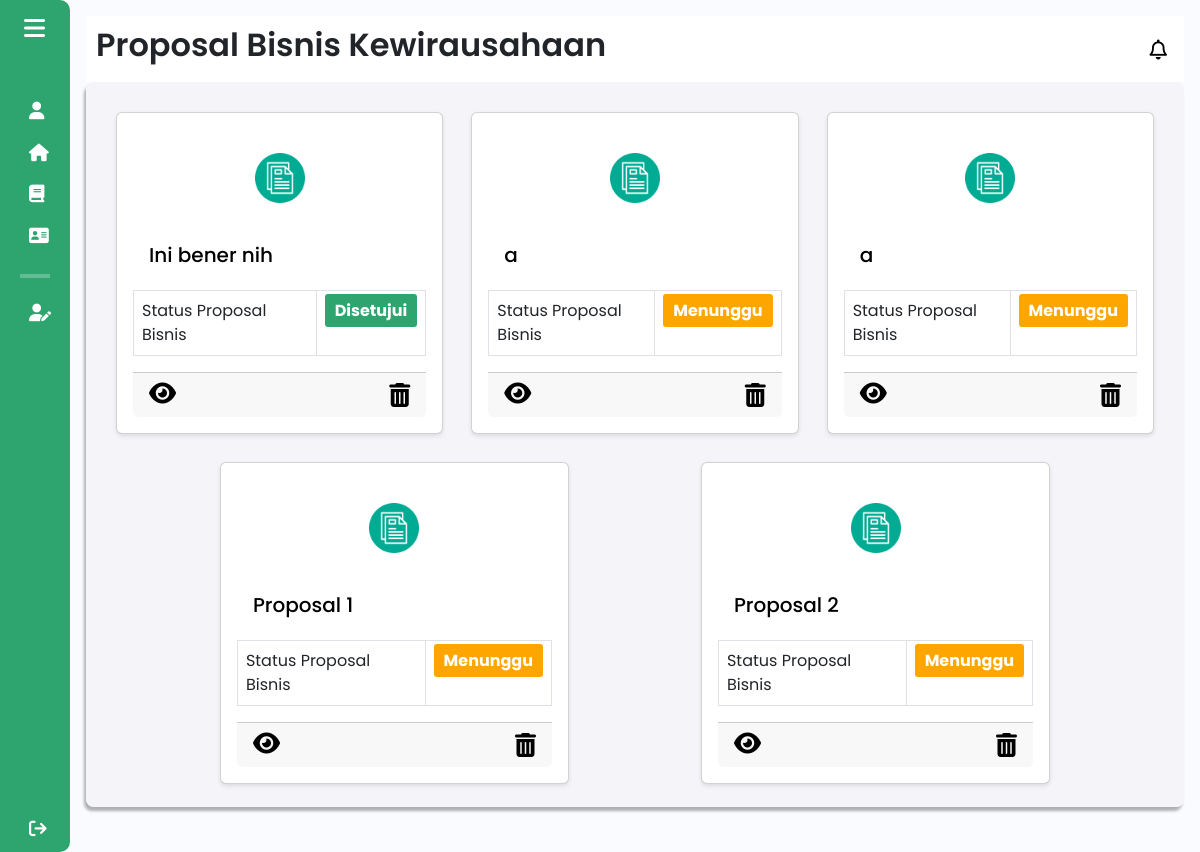
/components/pages/mentorbisnis/proposal_bisnis_mentor.php (signed in), run on an earlier commit of the app's database.
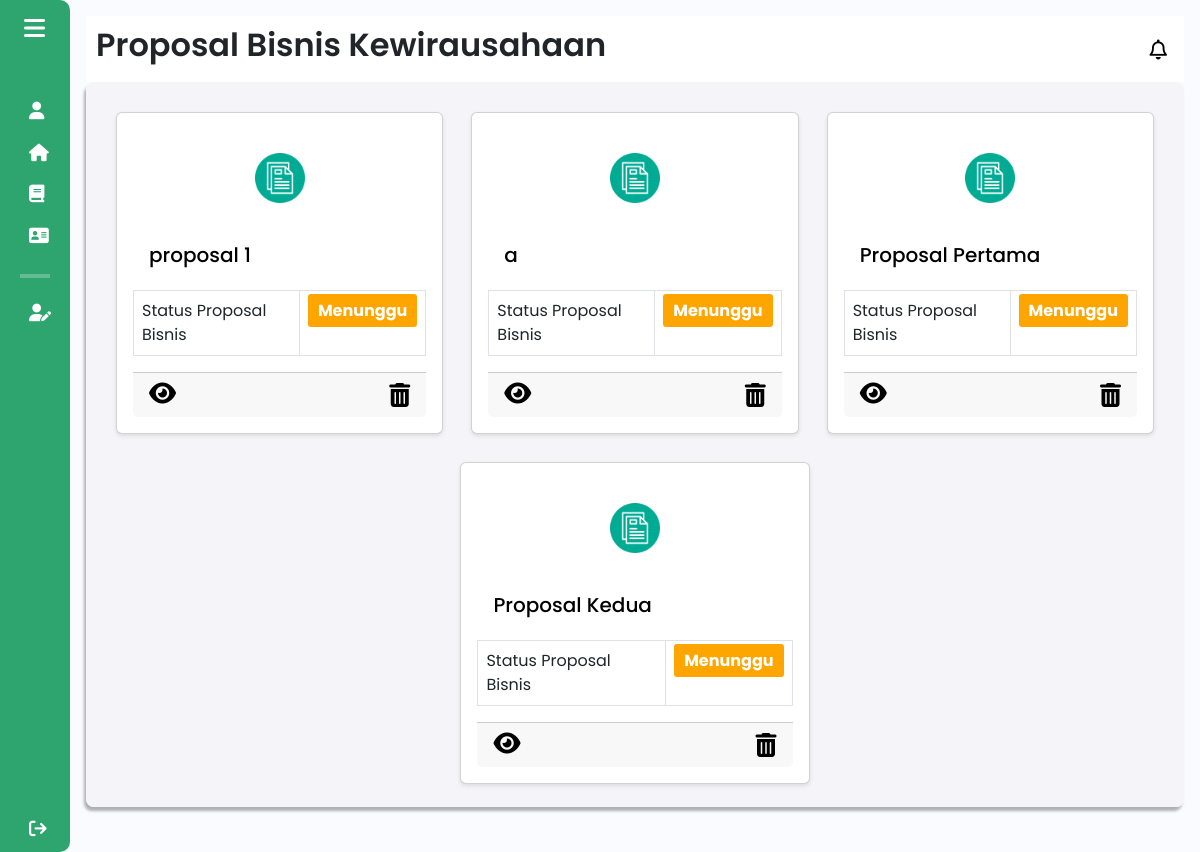
And on a later commit of the database.
### tables this page shows
CREATE TABLE `proposal_bisnis` (
  `id` int(11) NOT NULL,
  `judul_proposal` varchar(255) NOT NULL,
  `tahapan_bisnis` varchar(25) NOT NULL,
  `sdg` text NOT NULL,
  `kategori` varchar(255) DEFAULT NULL,
  `other_category` varchar(255) DEFAULT NULL,
  `proposal_pdf` varchar(255) NOT NULL,
  `kelompok_id` int(11) NOT NULL,
  `status` enum('menunggu','ditolak','disetujui') DEFAULT 'menunggu'
);

### components/pages/mentorbisnis/proposal_bisnis_mentor.php (the view, shortened to what this page needs)
<?php
include $_SERVER['DOCUMENT_ROOT'] . '/Aplikasi-Kewirausahaan/config/db_connection.php';
$query = "SELECT id, judul_proposal, status FROM proposal_bisnis";
$result = mysqli_query($conn, $query);
?>
<!DOCTYPE html>
<html lang="en">
<head>
    <link href="https://cdn.lineicons.com/4.0/lineicons.css" rel="stylesheet" />
    <link href="https://cdn.jsdelivr.net/npm/bootstrap@5.3.0-alpha3/dist/css/bootstrap.min.css" rel="stylesheet"
>
    <link rel="stylesheet" href="/Aplikasi-Kewirausahaan/assets/css/proposal_bisnis.css">
    <link rel="stylesheet" href="https://cdn.jsdelivr.net/gh/habibmhamadi/multi-select-tag@3.1.0/dist/css/multi-select-tag.css">
</head>
<body>
    <div class="wrapper">
        <?php
        $activePage = 'proposal_bisnis_mentor';
        include 'sidebar_mentor.php';
        ?>
        <div class="main p-3">
            <div class="main_header">
                <?php
                    $pageTitle = "Proposal Bisnis Kewirausahaan";
                    include 'header_mentor.php';
                ?>
            </div>
            <div class="main_wrapper">
                <div class="card-container">
                    <?php
                    if (mysqli_num_rows($result) > 0) {
                        while ($proposal = mysqli_fetch_assoc($result)) {
                            ?>
                            <div class="card" style="width: 33%; margin: 10px;">
                                <div class="card-icon text-center py-4">
                                    <img src="\Aplikasi-Kewirausahaan\assets\img\document-file_6424455.png" alt="Dokumen" style="width: 50px; height: 50px;">
                                </div>
                                <div class="card-body m-0">
                                    <h5 class="card-title"><?php echo htmlspecialchars($proposal['judul_proposal']); ?></h5>
                                </div>
                                <table class="table table-bordered m-0 styled-table">
                                    <tbody>
                                        <tr>
                                            <td>Status Proposal Bisnis</td>
                                            <td>
                                                <span id="status-label" class="status"
                                                    style="background-color: <?php
                                                        if ($proposal['status'] == 'disetujui') {
                                                            echo '#2ea56f';
                                                        } elseif ($proposal['status'] == 'ditolak') {
                                                            echo '#dc3545';
                                                        } else {
                                                            echo 'orange';
                                                        }
                                                    ?>; padding: 5px 10px; border-radius: 3px;">
                                                    <?php echo htmlspecialchars($proposal['status']); ?>
                                                </span>
                                            </td>
                                        </tr>
                                    </tbody>
                                </table>
                                <div class="card-footer">
                                <a href="detail_proposal_bisnis_mentor.php?judul=<?php echo urlencode($proposal['judul_proposal']); ?>">
                                        <i class="fa-solid fa-eye detail-icon" title="Lihat Detail Proposal Bisnis"></i>
                                    </a>
                                    <i class="fa-solid fa-trash-can delete-icon" title="Hapus Proposal Bisnis" onclick="window.location.href='delete_proposal.php?id=<?php echo $proposal['id']; ?>';"></i>
                                </div>
                            </div>
                            <?php
                        }
                    } else {
                        echo "<p>Tidak ada proposal bisnis yang ditemukan.</p>";
                    }
                    ?>
                </div>
            </div>
</body>
</html>

### components/pages/mentorbisnis/sidebar_mentor.php (shortened to what this page needs)
<!DOCTYPE html>
<html lang="en">
<head>
    <link href="https://cdn.lineicons.com/4.0/lineicons.css" rel="stylesheet" />
    <link href="https://cdn.jsdelivr.net/npm/bootstrap@5.3.0-alpha3/dist/css/bootstrap.min.css" rel="stylesheet"
>
        <link rel="stylesheet" href="/Aplikasi-Kewirausahaan/assets/css/sidebar.css">
</head>
<body>
    <div class="wrapper">
        <aside id="sidebar">
            <div class="d-flex">
                <button class="toggle-btn" type="button">
                    <i class="fa-solid fa-bars"></i>
                </button>
            </div>
            <ul class="sidebar-nav">
                <li class="sidebar-item <?php echo ($activePage == 'profil_mentor') ? 'active' : ''; ?>">
                    <a href="profil_mentor.php" class="sidebar-link">
                        <i class="fa-solid fa-user"></i>
                    </a>
                </li>
                <li class="sidebar-item <?php echo ($activePage == 'pagementor') ? 'active' : ''; ?>">
                    <a href="pagementor.php" class="sidebar-link">
                        <i class="fa-solid fa-house"></i>
                    </a>
                </li>
                <li class="sidebar-item <?php echo ($activePage == 'materikewirausahaan_mentor') ? 'active' : ''; ?>">
                    <a href="materikewirausahaan_mentor.php" class="sidebar-link">
                        <i class="fa-solid fa-book"></i>
                    </a>
                </li>
                <li class="sidebar-item <?php echo ($activePage == 'daftar_mentor_mentor') ? 'active' : ''; ?>">
                    <a href="daftar_mentor_mentor.php" class="sidebar-link">
                        <i class="fa-solid fa-address-card"></i>
                    </a>
                </li>
                <hr>
                <li class="sidebar-item">
                    <a href="#" class="sidebar-link collapsed has-dropdown" data-bs-toggle="collapse"
                    data-bs-target="#kelola_bisnis_kelompok" aria-expanded="false" aria-controls="kelola_bisnis_kelompok">
                        <i class="fa-solid fa-user-pen"></i>
                    </a>
                </li>
                <li class="sidebar-item sign-out">
                    <a href="/Aplikasi-Kewirausahaan/components/pages/startdashboard/dashboardawal.php" class="sidebar-link">
                        <i class="fa-solid fa-sign-out"></i>
                    </a>
                </li>
            </ul>
        </aside>
    </div>
</body>
</html>

### components/pages/mentorbisnis/header_mentor.php (shortened to what this page needs)
<!DOCTYPE html>
<html lang="en">
<head>
    <link href="https://cdn.lineicons.com/4.0/lineicons.css" rel="stylesheet" />
    <link href="https://cdn.jsdelivr.net/npm/bootstrap@5.3.0-alpha3/dist/css/bootstrap.min.css" rel="stylesheet"
>
    <link rel="stylesheet" href="/Aplikasi-Kewirausahaan/assets/css/header.css">
</head>
<body>
    <div class="wrapper">
        <div class="main_header">
            <h1 class="halaman"><?php echo $pageTitle ?? 'Halaman'; ?></h1>
            <a href="javascript:void(0)" class="notification" id="notificationButton">
                <i class="fa-regular fa-bell"></i>
            </a>
        </div>
    </div>
</body>
</html>

### assets/css/proposal_bisnis.css (style rules this page uses)
body { font-family: Arial, sans-serif; }
.card { text-decoration: none; display: block; background-color: white; border-radius: 10px; box-shadow: 0 4px 8px rgba(0, 0, 0, 0.1); transition: transform 0.3s ease, box-shadow 0.3s ease; width: 50%; padding: 20px; color: black; }
.card { border: 1px solid #000; border-radius: 8px; padding: 16px; width: 100%; background-color: #00cc66; margin: 20px auto; box-shadow: 0 2px 4px rgba(0, 0, 0, 0.1); }
.card-body { display: flex; justify-content: space-between; margin-top: 8px; font-size: 14px; color: #666; max-height: 63px; overflow-y: hidden; }
.card-footer { display: block; margin-top: 16px; font-size: 16px; font-weight: bold; color: #000; }
.card-footer { display: flex; justify-content: space-between; align-items: center; }
.card-footer a { margin: 0; padding: 0; }
.card-footer .delete-icon { margin-left: auto; }
.card .card-header, .card .card-body { color: #000; }
.card-header .edit-icon, .card-footer .delete-icon, .card-footer .detail-icon { font-size: 24px; cursor: pointer; color: #000; transition: transform 0.2s, color 0.2s; }
.status { padding: 5px 10px; border-radius: 5px; font-weight: bold; color: white; text-transform: capitalize; }
.main_wrapper .card-container { display: flex; flex-wrap: wrap; justify-content: space-evenly; gap: 8px; }
.main_wrapper .card-container .card { flex: 1 1 calc(30% - 8px); max-width: 33%; box-sizing: border-box; flex-wrap: wrap; margin: 0; }

### assets/css/sidebar.css (style rules this page uses)
a { text-decoration: none; }
li { list-style: none; }
h1 { font-weight: 600; font-size: 1.5rem; }
body { font-family: "Poppins", sans-serif; }
.wrapper { display: flex; }
.main { min-height: 100vh; width: 100%; overflow: hidden; transition: all 0.35s ease-in-out; background-color: #fafbfe; }
#sidebar { width: 70px; min-width: 70px; z-index: 1000; transition: all 0.25s ease-in-out; background-color: #2ea56f; display: flex; flex-direction: column; border-top-right-radius: 10px; border-bottom-right-radius: 10px; }
.toggle-btn, .toggle-btn2 { background-color: transparent; cursor: pointer; border: 0; padding: 1rem 1.5rem; }
.toggle-btn i, .toggle-btn2 i { font-size: 1.5rem; color: #fff; }
.sidebar-nav { padding: 2rem 0; flex: 1 1 auto; }
a.sidebar-link { padding: 0.625rem 1.625rem; color: #fff; display: block; font-size: 0.9rem; white-space: nowrap; border-left: 3px solid transparent; }
.sidebar-link i { font-size: 1.1rem; margin-right: 0.75rem; }
.sidebar-item { position: relative; }
.sign-out { position: fixed; bottom: 0; left: 0; }
.sidebar-nav hr { border: 2px solid white; margin-right: 20px; margin-left: 20px; }
.main_wrapper { width: 100%; height: 85vh; background-color: #f4f4f9; box-shadow: -2px 4px 3px rgba(0, 0, 0, 0.3); margin: 0; padding: 20px; overflow-y: auto; border-radius: 8px; }

### assets/css/header.css (style rules this page uses)
a { text-decoration: none; }
li { list-style: none; }
h1 { font-weight: 600; font-size: 1.5rem; }
body { font-family: "Poppins", sans-serif; }
.main_header { display: flex; justify-content: space-between; align-items: center; padding: 5px; background-color: #fff; min-height: 50px; }
.main_header h1 { font-size: xx-large; }
.notification { position: fixed; top: 10px; right: 10px; text-decoration: none; color: #000000; margin-top: 30px; margin-right: 15px; border-radius: 5px; font-size: 16px; display: flex; align-items: center; }
.notification i { margin-right: 8px; font-size: 20px; }

What changed in the data, as far as the page shows it:
removed proposal_bisnis: judul_proposal "Ini bener nih", status "Disetujui"
removed proposal_bisnis: judul_proposal "a", status "Menunggu"
removed proposal_bisnis: judul_proposal "Proposal 1", status "Menunggu"
removed proposal_bisnis: judul_proposal "Proposal 2", status "Menunggu"
added proposal_bisnis: judul_proposal "proposal 1", status "Menunggu"
added proposal_bisnis: judul_proposal "Proposal Pertama", status "Menunggu"
added proposal_bisnis: judul_proposal "Proposal Kedua", status "Menunggu"
